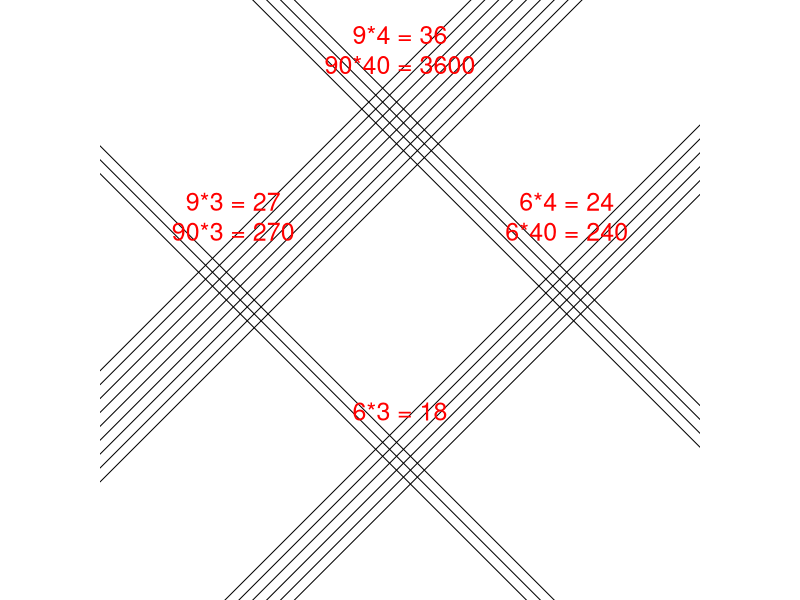

Generate this figure with R:
## ---- chunk 1
options(scipen=999)
digits = sample(2:9,4)
At = digits[1]
Ao = digits[2]
Bt = digits[3]
Bo = digits[4]
A = At*10+Ao
B = Bt*10+Bo

p1 = At*Bt
p2 = Ao*Bt
p3 = At*Bo
p4 = Ao*Bo

ch1 = c(1,10,100,1000)*p1
ch2 = c(1,10,100,1000)*p2
ch3 = c(1,10,100,1000)*p3
ch4 = c(1,10,100,1000)*p4

sol1 = "0010"
sol2 = "0100"
sol3 = "0100"
sol4 = "1000"

al1 = paste0("* ",ch1,collapse="\n")
al2 = paste0("* ",ch2,collapse="\n")
al3 = paste0("* ",ch3,collapse="\n")
al4 = paste0("* ",ch4,collapse="\n")

tot5 = 100*p1+10*p2
tot6 = 10*p3+p4
tot7 = 100*p1+10*p3
tot8 = 10*p2+p4
tot9 = A*B

cht = sort(unique(c(tot5,tot6,tot7,tot8,tot9)))
alt = paste0("* ",cht,collapse="\n")
sol5 = paste0(1*(tot5==cht),collapse="")
sol6 = paste0(1*(tot6==cht),collapse="")
sol7 = paste0(1*(tot7==cht),collapse="")
sol8 = paste0(1*(tot8==cht),collapse="")
sol9 = paste0(1*(tot9==cht),collapse="")

## ---- chunk 2
par(mar=c(0,0,0,0),pty="s")
plot(0,0,"n",xlim=c(-1,1),ylim=c(-1,1),axes=F,ann=F)

for(i in 1:Ao){
    abline(-0.6-0.05*Ao/2+0.05*i,1)
}
for(i in 1:At){
    abline(0.6-0.05*At/2+0.05*i,1)
}
for(i in 1:Bo){
    abline(-0.6-0.05*Bo/2+0.05*i,-1)
}
for(i in 1:Bt){
    abline(0.6-0.05*Bt/2+0.05*i,-1)
}

text(0,0.9,paste0(At,"*",Bt," = ",At*Bt,"\n",At*10,"*",Bt*10," = ",At*Bt*100),col="red",cex=1.5)
text(0.6,0.3,paste0(Ao,"*",Bt," = ",Ao*Bt,"\n",Ao,"*",Bt*10," = ",Ao*Bt*10),col="red",cex=1.5)
text(-0.6,0.3,paste0(At,"*",Bo," = ",At*Bo,"\n",At*10,"*",Bo," = ",At*Bo*10),col="red",cex=1.5)
text(0,-0.4,paste0(Ao,"*",Bo," = ",Ao*Bo),col="red",cex=1.5)
